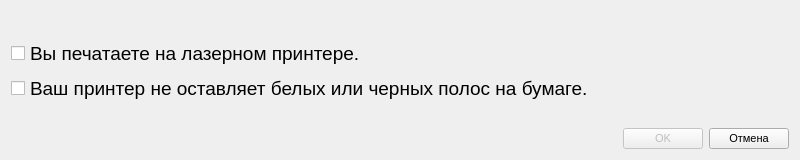
<?xml version="1.0" encoding="UTF-8"?>
<ui version="4.0">
 <class>PrintConditionsDialog</class>
 <widget class="QDialog" name="PrintConditionsDialog">
  <property name="geometry">
   <rect>
    <x>0</x>
    <y>0</y>
    <width>800</width>
    <height>160</height>
   </rect>
  </property>
  <property name="font">
   <font>
    <pointsize>14</pointsize>
   </font>
  </property>
  <property name="windowTitle">
   <string/>
  </property>
  <layout class="QVBoxLayout" name="verticalLayout">
   <item>
    <widget class="QLabel" name="label">
     <property name="text">
      <string/>
     </property>
    </widget>
   </item>
   <item>
    <widget class="QCheckBox" name="checkBox1">
     <property name="text">
      <string>Вы печатаете на лазерном принтере.</string>
     </property>
    </widget>
   </item>
   <item>
    <widget class="QCheckBox" name="checkBox2">
     <property name="text">
      <string>Ваш принтер не оставляет белых или черных полос на бумаге.</string>
     </property>
    </widget>
   </item>
   <item>
    <spacer name="verticalSpacer">
     <property name="orientation">
      <enum>Qt::Vertical</enum>
     </property>
     <property name="sizeHint" stdset="0">
      <size>
       <width>20</width>
       <height>40</height>
      </size>
     </property>
    </spacer>
   </item>
   <item>
    <layout class="QHBoxLayout" name="horizontalLayout">
     <item>
      <spacer name="horizontalSpacer">
       <property name="orientation">
        <enum>Qt::Horizontal</enum>
       </property>
       <property name="sizeHint" stdset="0">
        <size>
         <width>40</width>
         <height>20</height>
        </size>
       </property>
      </spacer>
     </item>
     <item>
      <widget class="QPushButton" name="okButton">
       <property name="enabled">
        <bool>false</bool>
       </property>
       <property name="font">
        <font>
         <pointsize>8</pointsize>
        </font>
       </property>
       <property name="text">
        <string>OK</string>
       </property>
      </widget>
     </item>
     <item>
      <widget class="QPushButton" name="cancelButton">
       <property name="font">
        <font>
         <pointsize>8</pointsize>
        </font>
       </property>
       <property name="text">
        <string>Отмена</string>
       </property>
      </widget>
     </item>
    </layout>
   </item>
  </layout>
 </widget>
 <resources/>
 <connections>
  <connection>
   <sender>cancelButton</sender>
   <signal>clicked()</signal>
   <receiver>PrintConditionsDialog</receiver>
   <slot>reject()</slot>
   <hints>
    <hint type="sourcelabel">
     <x>466</x>
     <y>278</y>
    </hint>
    <hint type="destinationlabel">
     <x>297</x>
     <y>149</y>
    </hint>
   </hints>
  </connection>
  <connection>
   <sender>okButton</sender>
   <signal>clicked()</signal>
   <receiver>PrintConditionsDialog</receiver>
   <slot>accept()</slot>
   <hints>
    <hint type="sourcelabel">
     <x>547</x>
     <y>278</y>
    </hint>
    <hint type="destinationlabel">
     <x>297</x>
     <y>149</y>
    </hint>
   </hints>
  </connection>
 </connections>
</ui>
